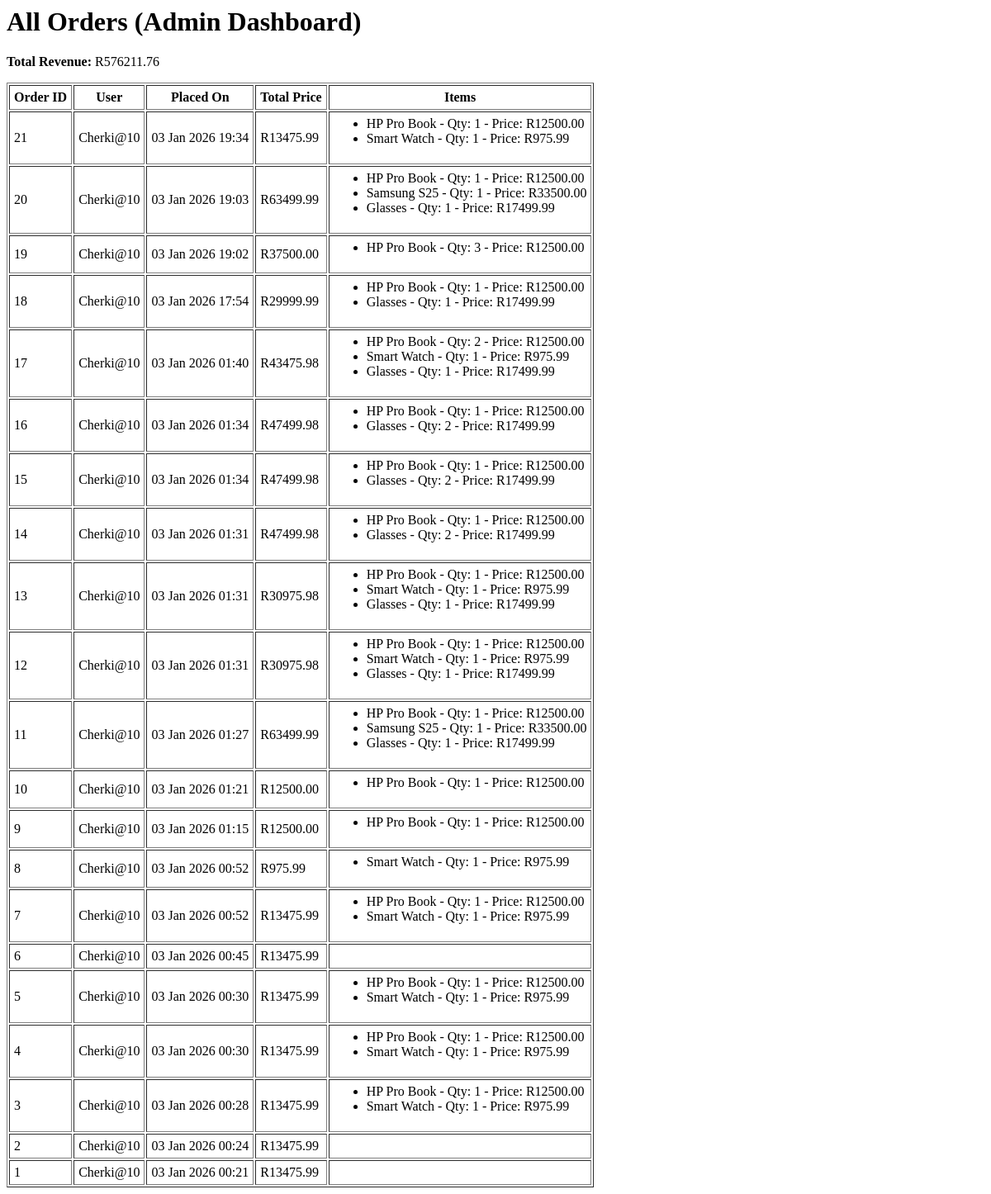
Page /admin-orders/ (signed in) on the earlier database version.
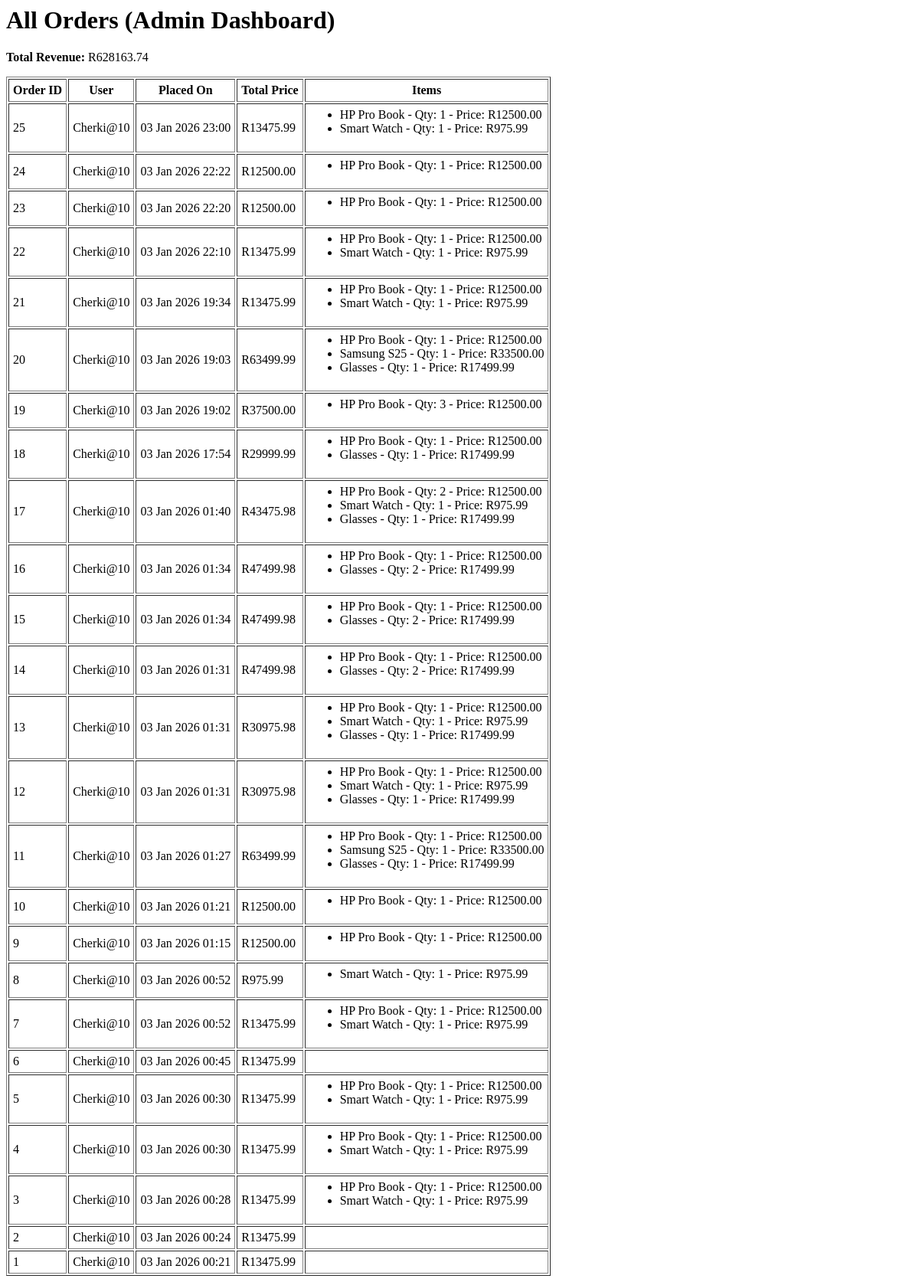
Same page on the later database version.
### store/models.py (models this page shows, shortened)
class Order(models.Model):
    STATUS_CHOICE =[
        ('PENDING','Pending'),
        ('PAID','Paid'),
        ('SHIPPED','Shipped'),
        ('DELIVERED','Delivered'),
        ('CANCELLED','Cancelled'),
    ]
    user = models.ForeignKey(User, on_delete=models.CASCADE)
    total_price = models.DecimalField(max_digits=15, decimal_places=2)
    status = models.CharField(max_length=50,choices=STATUS_CHOICE,default="PENDING")
    created_at = models.DateTimeField(auto_now_add=True)
    email_sent = models.BooleanField(default=False)

class OrderItem(models.Model):
    order = models.ForeignKey(Order, on_delete=models.CASCADE, related_name='items')
    product_name = models.CharField(max_length=255)
    price = models.DecimalField(max_digits=15, decimal_places=2)
    quantity = models.PositiveIntegerField()

### store/views.py (the view)
# urls.py: path('admin-orders/', views.admin_orders, name='admin_orders'),
@staff_member_required(login_url='login')
def admin_orders(request):
    orders = Order.objects.all().order_by('-created_at')  # newest first
    total_revenue = sum(order.total_price for order in orders)  # sum of all orders
    return render(request, 'store/admin_orders.html', {
        'orders': orders,
        'total_revenue': total_revenue
    })

### store/context_processors.py (called while the page is built)
def cart_item_count(request):
    cart = request.session.get('cart', {})
    if isinstance(cart, dict):
        count = sum(cart.values())
    elif isinstance(cart, list):
        count = len(cart)
    else:
        count = 0
    return {
        'cart_count': count
    }

### store/templates/store/admin_orders.html
<h1>All Orders (Admin Dashboard)</h1>
<p><strong>Total Revenue:</strong> R{{ total_revenue|floatformat:2 }}</p>
{% if orders %}
  <table border="1" cellpadding="5">
    <thead>
      <tr>
        <th>Order ID</th>
        <th>User</th>
        <th>Placed On</th>
        <th>Total Price</th>
        <th>Items</th>
      </tr>
    </thead>
    <tbody>
      {% for order in orders %}
      <tr>
        <td>{{ order.id }}</td>
        <td>{{ order.user.username }}</td>
        <td>{{ order.created_at|date:"d M Y H:i" }}</td>
        <td>R{{ order.total_price|floatformat:2 }}</td>
        <td>
          <ul>
            {% for item in order.items.all %}
              <li>{{ item.product_name }} - Qty: {{ item.quantity }} - Price: R{{ item.price|floatformat:2 }}</li>
            {% endfor %}
          </ul>
        </td>
      </tr>
      {% endfor %}
    </tbody>
  </table>
{% else %}
  <p>No orders have been made yet.</p>
{% endif %}

Differences in the rows shown:
added Order: id "25", user.username "Cherki@10", created_at "03 Jan 2026 23:00", total_price "13475.99"
added OrderItem: product_name "HP Pro Book", quantity "1", price "12500.00", shown under "25"
added OrderItem: product_name "Smart Watch", quantity "1", price "975.99", shown under "25"
added Order: id "24", user.username "Cherki@10", created_at "03 Jan 2026 22:22", total_price "12500.00"
added OrderItem: product_name "HP Pro Book", quantity "1", price "12500.00", shown under "24"
added Order: id "23", user.username "Cherki@10", created_at "03 Jan 2026 22:20", total_price "12500.00"
added OrderItem: product_name "HP Pro Book", quantity "1", price "12500.00", shown under "23"
added Order: id "22", user.username "Cherki@10", created_at "03 Jan 2026 22:10", total_price "13475.99"
added OrderItem: product_name "HP Pro Book", quantity "1", price "12500.00", shown under "22"
added OrderItem: product_name "Smart Watch", quantity "1", price "975.99", shown under "22"
Other differences:
{{ total_revenue|floatformat:2 }}: "576211.76" → "628163.74"
